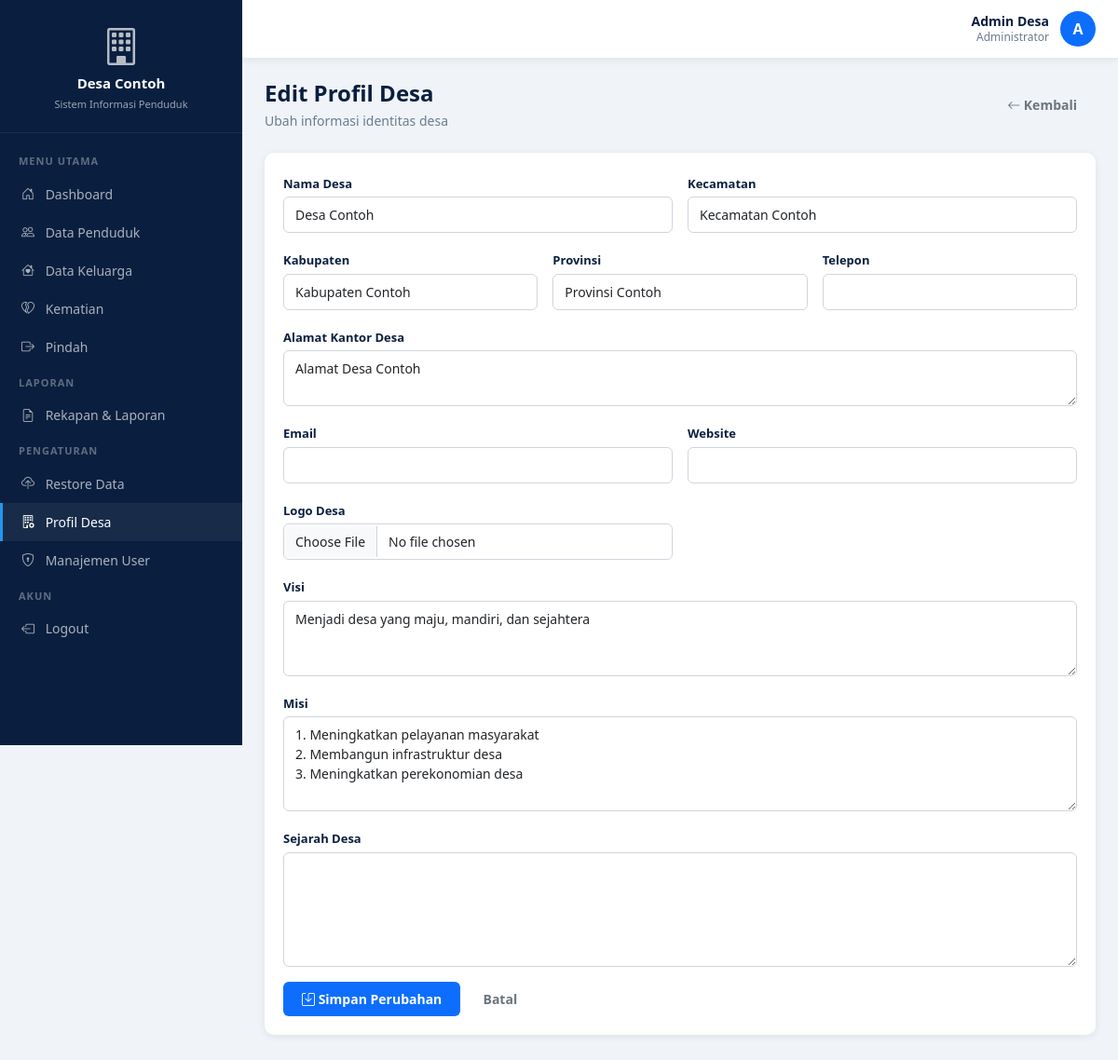
Page /admin/profil/edit.php (signed in) on the committed database.
### tables this page shows
CREATE TABLE IF NOT EXISTS profil_desa (
    id INT AUTO_INCREMENT PRIMARY KEY,
    nama_desa VARCHAR(100) DEFAULT '',
    kecamatan VARCHAR(100) DEFAULT '',
    kabupaten VARCHAR(100) DEFAULT '',
    provinsi VARCHAR(100) DEFAULT '',
    alamat TEXT DEFAULT NULL,
    telepon VARCHAR(20) DEFAULT '',
    email VARCHAR(100) DEFAULT '',
    website VARCHAR(100) DEFAULT '',
    logo VARCHAR(255) DEFAULT NULL,
    visi TEXT DEFAULT NULL,
    misi TEXT DEFAULT NULL,
    sejarah TEXT DEFAULT NULL,
    updated_at DATETIME DEFAULT CURRENT_TIMESTAMP ON UPDATE CURRENT_TIMESTAMP
);

### config/functions.php (called while the page is built, shortened)
<?php
require_once 'database.php';
require_once 'session.php';
function getProfilDesa() {
    global $pdo;
    $stmt = $pdo->query("SELECT * FROM profil_desa WHERE id = 1");
    return $stmt->fetch();
}

### config/session.php (called while the page is built, shortened)
<?php
function isLogin() {
    return isset($_SESSION['user_id']);
}
function isAdmin() {
    return isLogin() && $_SESSION['user_role'] === 'admin';
}

### admin/profil/edit.php (the view, shortened to what this page needs)
<?php
require_once '../../config/database.php';
require_once '../../config/functions.php';
?>
<!DOCTYPE html>
<html lang="id">
<head>
    <link href="https://cdn.jsdelivr.net/npm/bootstrap@5.3.3/dist/css/bootstrap.min.css" rel="stylesheet">
    <link rel="stylesheet" href="https://cdn.jsdelivr.net/npm/bootstrap-icons@1.11.3/font/bootstrap-icons.min.css">
    <link rel="stylesheet" href="../../assets/css/style.css">
</head>
<body>
    <?php include '../layout/sidebar.php'; ?>
    <div class="main-content">
        <?php include '../layout/topbar.php'; ?>
        <div class="content-wrapper">
            <div class="page-header d-flex justify-content-between align-items-center">
                <div>
                    <h4>Edit Profil Desa</h4>
                    <p>Ubah informasi identitas desa</p>
                </div>
                <a href="index.php" class="btn btn-outline-secondary"><i class="bi bi-arrow-left"></i> Kembali</a>
            </div>
            <div class="card">
                <div class="card-body">
                    <form method="POST" enctype="multipart/form-data" class="row g-3">
                        <div class="col-md-6">
                            <label class="form-label">Nama Desa</label>
                            <input type="text" name="nama_desa" class="form-control" value="<?= htmlspecialchars($profil['nama_desa']) ?>">
                        </div>
                        <div class="col-md-6">
                            <label class="form-label">Kecamatan</label>
                            <input type="text" name="kecamatan" class="form-control" value="<?= htmlspecialchars($profil['kecamatan']) ?>">
                        </div>
                        <div class="col-md-4">
                            <label class="form-label">Kabupaten</label>
                            <input type="text" name="kabupaten" class="form-control" value="<?= htmlspecialchars($profil['kabupaten']) ?>">
                        </div>
                        <div class="col-md-4">
                            <label class="form-label">Provinsi</label>
                            <input type="text" name="provinsi" class="form-control" value="<?= htmlspecialchars($profil['provinsi']) ?>">
                        </div>
                        <div class="col-md-4">
                            <label class="form-label">Telepon</label>
                            <input type="text" name="telepon" class="form-control" value="<?= htmlspecialchars($profil['telepon']) ?>">
                        </div>
                        <div class="col-md-12">
                            <label class="form-label">Alamat Kantor Desa</label>
                            <textarea name="alamat" class="form-control" rows="2"><?= htmlspecialchars($profil['alamat']) ?></textarea>
                        </div>
                        <div class="col-md-6">
                            <label class="form-label">Email</label>
                            <input type="email" name="email" class="form-control" value="<?= htmlspecialchars($profil['email']) ?>">
                        </div>
                        <div class="col-md-6">
                            <label class="form-label">Website</label>
                            <input type="text" name="website" class="form-control" value="<?= htmlspecialchars($profil['website']) ?>">
                        </div>
                        <div class="col-md-6">
                            <label class="form-label">Logo Desa</label>
                            <input type="file" name="logo" class="form-control" accept="image/*">
                        </div>
                        <div class="col-md-12">
                            <label class="form-label">Visi</label>
                            <textarea name="visi" class="form-control" rows="3"><?= htmlspecialchars($profil['visi']) ?></textarea>
                        </div>
                        <div class="col-md-12">
                            <label class="form-label">Misi</label>
                            <textarea name="misi" class="form-control" rows="4"><?= htmlspecialchars($profil['misi']) ?></textarea>
                        </div>
                        <div class="col-md-12">
                            <label class="form-label">Sejarah Desa</label>
                            <textarea name="sejarah" class="form-control" rows="5"><?= htmlspecialchars($profil['sejarah']) ?></textarea>
                        </div>
                        <div class="col-12">
                            <button type="submit" class="btn btn-primary"><i class="bi bi-save"></i> Simpan Perubahan</button>
                            <a href="index.php" class="btn btn-outline-secondary">Batal</a>
                        </div>
                    </form>
                </div>
            </div>
        </div>
    </div>
</body>
</html>

### admin/layout/sidebar.php (shortened to what this page needs)
<?php
$profil = getProfilDesa();
$isAdmin = isAdmin();
?>
<div class="sidebar">
    <div class="sidebar-brand">
        <?php if ($profil['logo'] && file_exists($profil['logo'])): ?>
            <img src="../../<?= htmlspecialchars($profil['logo']) ?>" alt="Logo">
        <?php else: ?>
            <i class="bi bi-building" style="font-size: 40px; opacity: 0.7;"></i>
        <?php endif; ?>
        <h6><?= htmlspecialchars($profil['nama_desa']) ?></h6>
        <small>Sistem Informasi Penduduk</small>
    </div>
    <div class="sidebar-menu">
        <div class="menu-label">Menu Utama</div>
        <a href="../../index.php" class="nav-item <?= basename($_SERVER['PHP_SELF']) == 'index.php' && basename(dirname($_SERVER['PHP_SELF'])) == '' ? 'active' : '' ?>"><i class="bi bi-house-door"></i> Dashboard</a>
        <?php if ($isAdmin): ?>
        <a href="../penduduk/index.php" class="nav-item <?= strpos($_SERVER['PHP_SELF'], 'penduduk') !== false ? 'active' : '' ?>"><i class="bi bi-people"></i> Data Penduduk</a>
        <a href="../keluarga/index.php" class="nav-item <?= strpos($_SERVER['PHP_SELF'], 'keluarga') !== false ? 'active' : '' ?>"><i class="bi bi-house-heart"></i> Data Keluarga</a>
        <a href="../kematian/index.php" class="nav-item <?= strpos($_SERVER['PHP_SELF'], 'kematian') !== false ? 'active' : '' ?>"><i class="bi bi-heartbreak"></i> Kematian</a>
        <a href="../pindah/index.php" class="nav-item <?= strpos($_SERVER['PHP_SELF'], 'pindah') !== false ? 'active' : '' ?>"><i class="bi bi-box-arrow-right"></i> Pindah</a>
        <div class="menu-label">Laporan</div>
        <a href="../laporan/index.php" class="nav-item <?= strpos($_SERVER['PHP_SELF'], 'laporan') !== false ? 'active' : '' ?>"><i class="bi bi-file-earmark-text"></i> Rekapan & Laporan</a>
        <div class="menu-label">Pengaturan</div>
        <a href="../restore/index.php" class="nav-item <?= strpos($_SERVER['PHP_SELF'], 'restore') !== false ? 'active' : '' ?>"><i class="bi bi-cloud-upload"></i> Restore Data</a>
        <a href="../profil/index.php" class="nav-item <?= strpos($_SERVER['PHP_SELF'], 'profil') !== false ? 'active' : '' ?>"><i class="bi bi-building-gear"></i> Profil Desa</a>
        <a href="../users/index.php" class="nav-item <?= strpos($_SERVER['PHP_SELF'], 'users') !== false ? 'active' : '' ?>"><i class="bi bi-shield-lock"></i> Manajemen User</a>
        <?php endif; ?>
        <div class="menu-label">Akun</div>
        <a href="../../logout.php" class="nav-item"><i class="bi bi-box-arrow-left"></i> Logout</a>
    </div>
</div>

### assets/css/style.css (style rules this page uses)
:root { --navy: #0A1F3F; --navy-dark: #07152E; --navy-light: #0D2B4E; --blue-primary: #0D6EFD; --blue-light: #2196F3; --blue-lighter: #E8F4FD; --bg-light: #F0F4F8; --text-dark: #0A1F3F; --text-muted: #6B7A8F; --white: #FFFFFF; --shadow: 0 2px 8px rgba(10, 31, 63, 0.08); --shadow-lg: 0 4px 16px rgba(10, 31, 63, 0.12); --radius: 10px; --radius-sm: 6px; --sidebar-width: 260px; }
* { margin: 0; padding: 0; box-sizing: border-box; }
body { font-family: 'Segoe UI', Tahoma, Geneva, Verdana, sans-serif; background: var(--bg-light); color: var(--text-dark); min-height: 100vh; overflow-x: hidden; }
.sidebar { position: fixed; top: 0; left: 0; width: var(--sidebar-width); height: 100vh; background: var(--navy); color: var(--white); overflow-y: auto; z-index: 1000; transition: left 0.3s ease; }
.sidebar-brand { padding: 20px; text-align: center; border-bottom: 1px solid rgba(255,255,255,0.08); }
.sidebar-brand h6 { font-weight: 700; color: var(--white); margin: 0; font-size: 15px; }
.sidebar-brand small { color: rgba(255,255,255,0.6); font-size: 11px; }
.sidebar-menu { padding: 12px 0; }
.sidebar-menu .menu-label { padding: 10px 20px 6px; font-size: 11px; text-transform: uppercase; letter-spacing: 1px; color: rgba(255,255,255,0.35); font-weight: 600; }
.sidebar-menu .nav-item { display: block; padding: 10px 20px; color: rgba(255,255,255,0.65); text-decoration: none; font-size: 14px; transition: all 0.2s; border-left: 3px solid transparent; }
.sidebar-menu .nav-item:hover, .sidebar-menu .nav-item.active { color: var(--white); background: rgba(255,255,255,0.06); border-left-color: var(--blue-light); }
.sidebar-menu .nav-item i { width: 22px; margin-right: 8px; text-align: center; }
.main-content { margin-left: var(--sidebar-width); width: calc(100% - var(--sidebar-width)); min-height: 100vh; transition: margin-left 0.3s ease; }
.content-wrapper { padding: 24px; width: 100%; max-width: 100%; overflow-x: hidden; }
.page-header { margin-bottom: 24px; }
.page-header h4 { font-weight: 700; color: var(--navy); margin: 0; }
.page-header p { color: var(--text-muted); font-size: 14px; margin: 4px 0 0; }
.card { border: none; border-radius: var(--radius); box-shadow: var(--shadow); margin-bottom: 20px; background: var(--white); }
.card-body { padding: 20px; }
.form-control, .form-select { border-radius: var(--radius-sm); border: 1px solid #D0D5DD; padding: 8px 12px; font-size: 14px; transition: border-color 0.2s; }
.form-label { font-weight: 600; font-size: 13px; color: var(--text-dark); margin-bottom: 4px; }
.btn { padding: 8px 20px; border-radius: var(--radius-sm); font-weight: 600; font-size: 14px; transition: all 0.2s; border: none; }
.btn-primary { background: var(--blue-primary); color: var(--white); }

### rows in the picture
profil_desa: nama_desa "Desa Contoh", kecamatan "Kecamatan Contoh", kabupaten "Kabupaten Contoh", provinsi "Provinsi Contoh", alamat "Alamat Desa Contoh", visi "Menjadi desa yang maju, mandiri, dan sejahtera", misi "1. Meningkatkan pelayanan masyarakat 2. Membangun infrastruktur desa 3. Meningkatkan perekonomian desa"

### other values in the picture
$username "Admin Desa"
$inisial "A"
